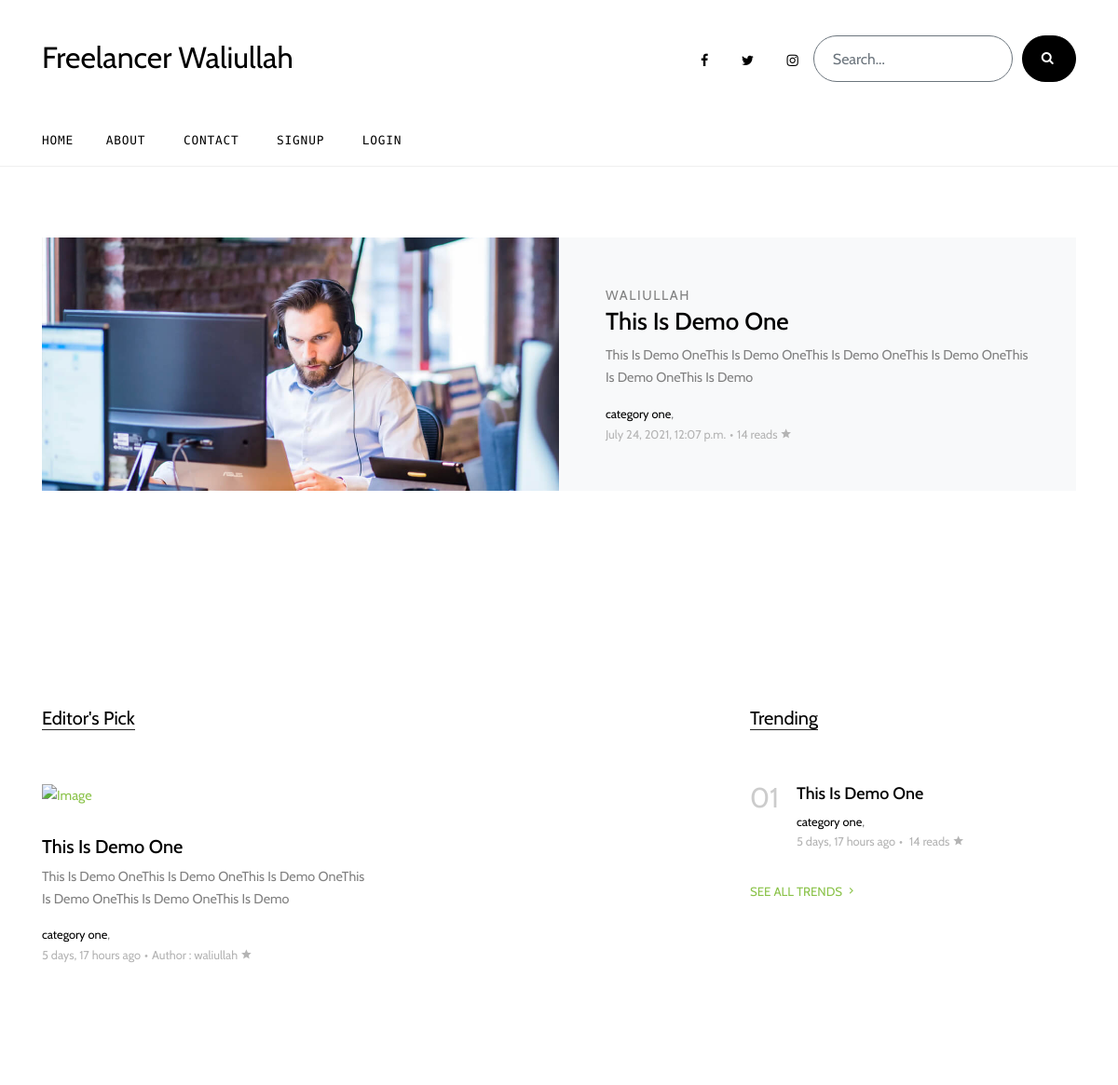
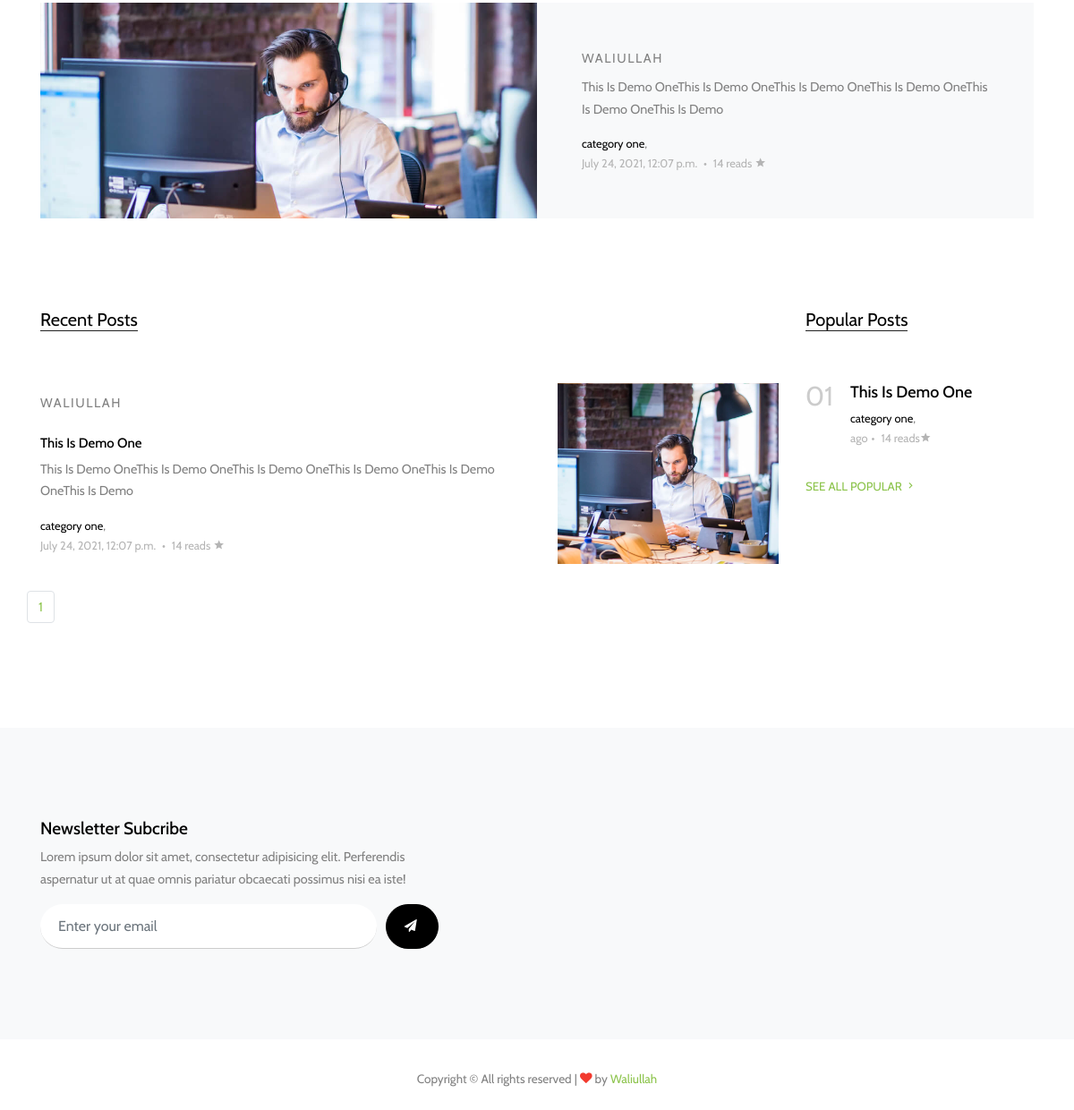
The page / on the database its author committed (2 pictures, top to bottom).
### blog/models.py (models this page shows, shortened)
class Post(models.Model):
	title = models.CharField(max_length = 50)
	overview = models.TextField()
	slug = models.SlugField(null=True, blank=True)
	body_text = RichTextUploadingField(null=True)
	time_upload = models.DateTimeField(auto_now_add = True)
	auther = models.ForeignKey(Author, on_delete=models.CASCADE)
	thumbnail = models.ImageField(upload_to = 'thumbnails')
	publish = models.BooleanField()
	categories = models.ManyToManyField(Categorie)
	read = models.IntegerField(default = 0)
	class Meta:
		ordering = ['-pk']

class Author(models.Model):
	user = models.OneToOneField(User, on_delete = models.CASCADE)
	rate = models.IntegerField(default=0)
	def __str__(self):
		return f'{self.user}'

class Categorie(models.Model):
	title = models.CharField(max_length=20)

### blog/views.py (the view)
# urls.py: path('', index, name = 'home'),
def index(request):
	if request.method=='GET':
		email = request.GET.get('email')
		if email:
			subscribe(email=email).save()
			messages.info(request,'Thanks For Subscribe Us ..........!')
	week_ago = datetime.date.today() - datetime.timedelta(days = 7) # sat din ber korar jonno
	trends = Post.objects.filter(time_upload__gte = week_ago).order_by('-read') # all post theke sat dine besi read post niye
	TopAuthors = Author.objects.order_by('-rate')[:4]
	AuthorsPost =[Post.objects.filter(auther = author).first() for author in TopAuthors]
	all_post = Paginator(Post.objects.filter(publish = True),3)
	page = request.GET.get('page')
	try:
		posts = all_post.page(page)
	except PageNotAnInteger:
		posts = all_post.page(1)
	except EmptyPage:
		posts = all_post.page(all_post.num_pages)
	diction = {
		'posts': posts,
		'trends': trends[:5],
		'author_post':AuthorsPost,
		'pop_post': Post.objects.order_by('-read')[:9],
	}
	return render(request, 'index.html', diction)

### templates/index.html (shortened to what this page needs)
{% extends 'base.html' %}
  {% block body %}
  {% load static %}
    <div class="site-section py-0">
      <div class="owl-carousel hero-slide owl-style">
        {% for post in posts|slice:":5" %}
        <div class="site-section">
          <div class="container">
            <div class="half-post-entry d-block d-lg-flex bg-light">
              <div class="img-bg" style="background-image: url({{post.thumbnail.url}})"></div>
              <div class="contents">
                <span class="caption">{{post.auther.user.username}}</span>
                <h2><a href="{% url 'post' post.id post.slug %}">{{post.title}}</a></h2>
                <p class="mb-3">{{post.overview}}</p>
                <div class="post-meta">
                  <span class="d-block">
                    {% for cat in post.categories.all %}
                      <a href="#">{{cat.title}}</a>,
                    {% endfor %}
                  </span>
                  <span class="date-read">{{post.time_upload}}<span class="mx-1">&bullet;</span>{{post.read}} reads <span class="icon-star2"></span></span>
                </div>
              </div>
            </div>
          </div>
        </div>
        {% endfor %}
      </div>
    </div>
    <div class="site-section">
      <div class="container">
        <div class="row">
          <div class="col-lg-8">
            <div class="row">
              <div class="col-12">
                <div class="section-title">
                  <h2>Editor's Pick</h2>
                </div>
              </div>
            </div>
            <div class="row">
              <div class="col-md-6">
                <div class="post-entry-1">
                  <a href="post-single.html"><img src="{{author_post.0.thumbnails.url}}" alt="Image" class="img-fluid"></a>
                  <h2><a href="blog-single.html">{{author_post.0.title}}</a></h2>
                  <p>{{author_post.0.overview}}</p>
                  <div class="post-meta">
                    <span class="d-block">
                    {% for cat in author_post.0.categories.all %}
                      <a href="#">{{cat.title}}</a>,
                    {% endfor %}
                    </span>
                    <span class="date-read">{{author_post.0.time_upload|timesince}} ago<span class="mx-1">&bullet;</span><b>Author :</b> {{author_post.0.auther.user.username}} <span class="icon-star2"></span></span>
                  </div>
                </div>
              </div>
              <div class="col-md-6">
              </div>
            </div>
          </div>
          <div class="col-lg-4">
            <div class="section-title">
              <h2>Trending</h2>
            </div>
            {% for trend in trends %}
            <div class="trend-entry d-flex">
              <div class="number align-self-start">0{{forloop.counter}}</div>
              <div class="trend-contents">
                <h2><a href="blog-single.html">{{trend.title}}</a></h2>
                <div class="post-meta">
                  <span class="d-block">
                    {% for cat in trend.categories.all %}
                      <a href="#">{{cat.title}}</a>,
                    {% endfor %}
                  </span>
                  <span class="date-read">{{trend.time_upload|timesince}} ago<span class="mx-1">&bullet;</span> {{trend.read}} reads <span class="icon-star2"></span></span>
                </div>
              </div>
            </div>
            {% endfor %}
            <p>
              <a href="{% url 'view_all' 'trending' %}" class="more">See All Trends <span class="icon-keyboard_arrow_right"></span></a>
            </p>
          </div>
        </div>
      </div>
    </div>
    <div class="py-0">
      <div class="container">
        <div class="half-post-entry d-block d-lg-flex bg-light">
          <div class="img-bg" style="background-image: url({{posts.0.thumbnail.url}})"></div>
          <div class="contents">
            <span class="caption">{{posts.0.auther}}</span>
            <p class="mb-3">{{posts.0.overview}}</p>
            <div class="post-meta">
              <span class="d-block">
                {% for cat in posts.0.categories.all %}
                      <a href="#">{{cat.title}}</a>,
                    {% endfor %}
              </span>
              <span class="date-read">{{posts.0.time_upload}} <span class="mx-1">&bullet;</span> {{posts.0.read}} reads <span class="icon-star2"></span></span>
            </div>
          </div>
        </div>
      </div>
    </div>
    <div class="site-section">
      <div class="container">
        <div class="row">
          <div class="col-lg-9">
            <div class="section-title">
              <h2>Recent Posts</h2>
            </div>
            {% for post in posts %}
            <div class="post-entry-2 d-flex">
              <div class="thumbnail order-md-2" style="background-image: url({{post.thumbnail.url}})"></div>
              <div class="contents order-md-1 pl-0">
                <span class="caption mb-4 d-block">{{post.auther.user.username}}</span>
                <h2><a href="{% url 'post' post.id post.slug %}">{{post.title}}</a></h2>
                <p class="mb-3">{{post.overview}}</p>
                <div class="post-meta">
                  <span class="d-block">
                    {% for cat in post.categories.all %}
                      <a href="#">{{cat.title}}</a>,
                    {% endfor %}
                  </span>
                  <span class="date-read">{{post.time_upload}} <span class="mx-1">&bullet;</span> {{post.read}} reads <span class="icon-star2"></span></span>
                </div>
              </div>
            </div>
            {% endfor %}
          </div>
          <div class="col-lg-3">
            <div class="section-title">
              <h2>Popular Posts</h2>
            </div>
            {% for post in pop_post %}
            <div class="trend-entry d-flex">
              <div class="number align-self-start">0{{forloop.counter}}</div>
              <div class="trend-contents">
                <h2><a href="{% url 'post' post.id post.slug %}">{{post.title}}</a></h2>
                <div class="post-meta">
                  <span class="d-block">
                    {% for cat in post.categories.all %}
                      <a href="#">{{cat.title}}</a>,
                    {% endfor %}
                  </span>
                  <span class="date-read">{{post.time_uplaod|timesince}} ago<span class="mx-1">&bullet;</span> {{post.read}} reads<span class="icon-star2"></span></span>
                </div>
              </div>
            </div>
            {% endfor %}
            <p>
              <a href="{% url 'view_all' 'popular' %}" class="more">See All Popular <span class="icon-keyboard_arrow_right"></span></a>
            </p>
          </div>
        </div>
        <div class="row">
          <nav aria-label="Page navigation example">
            <ul class="pagination">
              <li class="page-item"><a class="page-link" href="#">{{posts.number}}</a></li>
            </ul>
          </nav>
        </div>
      </div>
    </div>
    <div class="site-section subscribe bg-light">
      <div class="container">
        <form action="#" class="row align-items-center">
          <div class="col-md-5 mr-auto">
            <h2>Newsletter Subcribe</h2>
            <p>Lorem ipsum dolor sit amet, consectetur adipisicing elit. Perferendis aspernatur ut at quae omnis pariatur obcaecati possimus nisi ea iste!</p>
            <div class="d-flex">
              <form method="POST" action=".">
                <input type="email" class="form-control" placeholder="Enter your email" name='email' required>
                <button type="submit" class="btn btn-secondary" ><span class="icon-paper-plane"></span></button>
              </form>
            </div>
          </div>
        </form>
      </div>
          </div>
      </div>
          <div class="col-md-6 ml-auto">
    </div>
{% endblock body %}

### static/css/style.css (style rules this page uses)
html { overflow-x: hidden; }
body { line-height: 1.7; color: gray; font-weight: 300; font-size: .9rem; }
a { -webkit-transition: .3s all ease; -o-transition: .3s all ease; transition: .3s all ease; }
h1, h2, h3, h4, h5, .h1, .h2, .h3, .h4, .h5 { font-family: "Cabin", -apple-system, BlinkMacSystemFont, "Segoe UI", Roboto, "Helvetica Neue", Arial, sans-serif, "Apple Color Emoji", "Segoe UI Emoji", "Segoe UI Symbol", "Noto Color Emoji"; }
.site-section { padding: 2.5em 0; }
@media (min-width: 768px) { .site-section { padding: 7em 0; } }
.owl-slide-3, .owl-slide, .owl-style { position: relative; }
.section-title { color: #000; margin-bottom: 50px; }
.section-title h2 { font-size: 20px; font-weight: 400; border-bottom: 1px solid #222; position: relative; display: inline-block; }
.section-title h2:before { position: absolute; content: ""; height: 1px; background: #777; }
.btn { text-transform: uppercase; font-size: 14px; letter-spacing: .2rem; font-family: "Cabin", -apple-system, BlinkMacSystemFont, "Segoe UI", Roboto, "Helvetica Neue", Arial, sans-serif, "Apple Color Emoji", "Segoe UI Emoji", "Segoe UI Symbol", "Noto Color Emoji"; }
.post-meta { font-size: .8rem; }
.post-meta a { color: #000; }
.date-read { color: #b4b4b4; }
.post-entry-1, .post-entry-2 { font-size: .9rem; margin-bottom: 30px; }
.post-entry-1 img, .post-entry-2 img { margin-bottom: 30px; }
.post-entry-1 h2, .post-entry-2 h2 { font-size: 20px; }
.post-entry-1 h2 a, .post-entry-2 h2 a { color: #000; }
.post-entry-2 { font-size: .9rem; }
.post-entry-2 .thumbnail { background-size: cover; background-position: center; width: 30%; }
.post-entry-2 .contents { width: 70%; padding: 10px 20px; }
.post-entry-2 .contents h2 { font-size: 15px; }
.trend-entry { margin-bottom: 30px; }
.trend-entry .number { -webkit-box-flex: 0; -ms-flex: 0 0 50px; flex: 0 0 50px; font-size: 30px; line-height: 1; color: #ccc; }
.trend-entry .trend-contents h2 { font-size: 18px; }
.trend-entry .trend-contents h2 a { color: #000; }
.caption { font-size: .9rem; text-transform: uppercase; letter-spacing: .1rem; }
.half-post-entry .caption { font-size: .9rem; text-transform: uppercase; letter-spacing: .1rem; }
.half-post-entry .img-bg, .half-post-entry .contents { width: 50%; }
.half-post-entry .img-bg { background-size: cover; background-position: center center; background-repeat: no-repeat; }
.half-post-entry .contents { padding: 50px; font-size: .9rem; height: auto; }
.half-post-entry .contents h2 { font-size: 26px; }
.half-post-entry .contents h2 a { color: #000; }
.more { color: #8bc34a; text-transform: uppercase; font-size: .83rem; }
.form-control { margin-right: 10px; height: 50px; padding-left: 20px; padding-right: 20px; border-radius: 30px; border: none; background: #fff; border-bottom: 1px solid transparent; border-bottom: 1px solid #ccc; }
.btn { border-radius: 30px; background: #000; padding-left: 20px; padding-right: 20px; border-color: #000; color: #fff; }
.subscribe form .form-control { margin-right: 10px; height: 50px; padding-left: 20px; padding-right: 20px; border-radius: 30px; border: none; background: #fff; border-bottom: 1px solid transparent; border-bottom: 1px solid #ccc; }
.subscribe form .btn { border-radius: 30px; background: #000; padding-left: 20px; padding-right: 20px; border-color: #000; }
.subscribe form h2 { font-size: 1.2rem; color: #000; }
.subscribe form p { font-size: .9rem; }

### rows shown on the page
Post: thumbnail (picture), auther.user.username "WALIULLAH", title "This Is Demo One", overview "This Is Demo OneThis Is Demo OneThis Is Demo OneThis Is Demo OneThis Is Demo OneThis Is Demo", time_upload "July 24, 2021, 12:07 p.m.", read "14", time_upload "5 days, 17 hours", auther.username "waliullah", auther.username "WALIULLAH"
Categorie: title "category one"

### other values the page prints
{{ posts.number }} "1"
